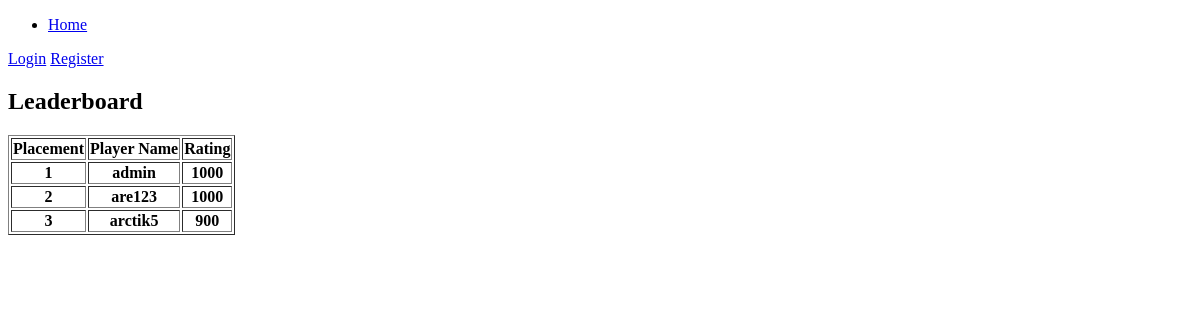
The app's page /, older data.
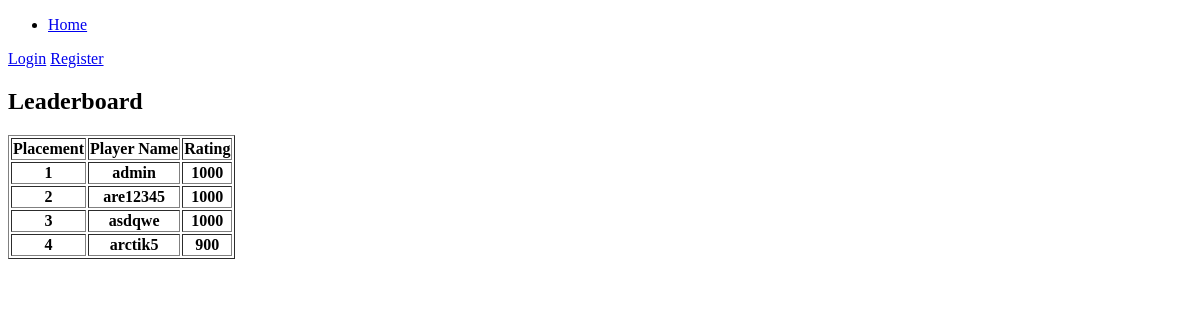
The same page, newer data.
### home/models.py (models this page shows, shortened)
class UserProfile(models.Model):
    user = models.OneToOneField(User, on_delete=models.CASCADE)
    main_char = models.CharField(max_length=20)
    rating = models.IntegerField(default=1000)

### home/views.py (the view)
# urls.py: path('', views.index, name='index'),
def index(request):
    leader_list = UserProfile.objects.order_by('-rating')
    ctx = {
        'leader_list': leader_list,
    }
    return render(request, 'home/index.html', ctx)

### home/templates/home/index.html (shortened to what this page needs)
{% extends 'base.html' %}
{% block content %}
<div id="login">
    {% if user.is_authenticated %}
    <h1>Welcome {{user.username}}</h1>
    <h2>Your main is {{user.userprofile.main_char}}</h2>
    <a href="{% url 'home:logout' %}">Logout</a>
    {% else %}
    <a href="login/">Login</a>
    <a href="registration/">Register</a>
    {% endif %}
</div>
<div id="leaderboard">
    <h2>Leaderboard</h2>
    <table border="1">
        <tr>
            <th>Placement</th>
            <th>Player Name</th>
            <th>Rating</th>
        </tr>
        {% for instance in leader_list %}
        <tr>
            <th> {{ forloop.counter }} </th>
            <th> {{ instance.user }} </th>
            <th> {{ instance.rating }} </th>
        </tr>
        {% endfor %}
    </table>
</div>
{% endblock %}

Row changes from the older to the newer data that the page shows:
changed UserProfile: user "are123" → "are12345"
added UserProfile: user "asdqwe", rating "1000"
